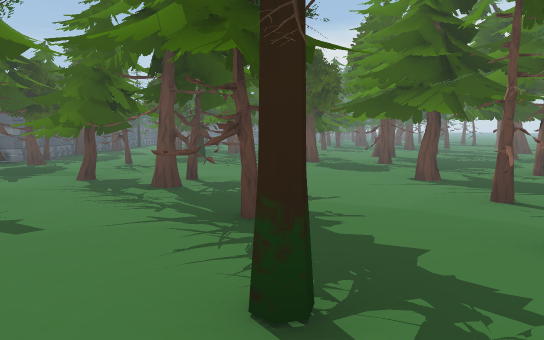
[1] (above)

24 first-person views from a walk through a scene from a Unity 3-D project. The camera is 1.2 m above the floor, tilts 6° down and sees 70° across. The floor is counted in squares, 1.8 m on a side. Each view is taken from the middle of a square. On the plan, view 1 faces up. The plan holds only what a view shows up to about 11 squares ahead; the rest is blank. The place goes on beyond the plan. The player is left out. Some animated figures are not drawn.

[2]
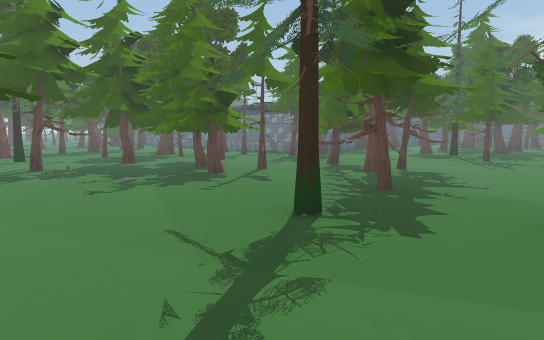

[3]
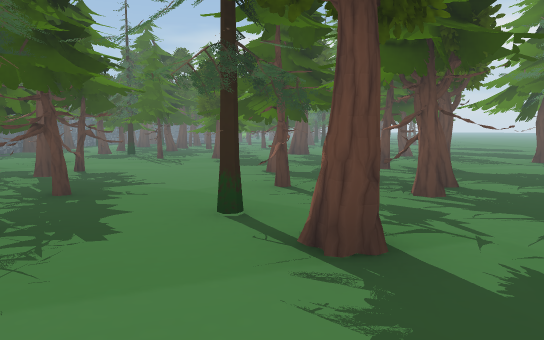

[4]
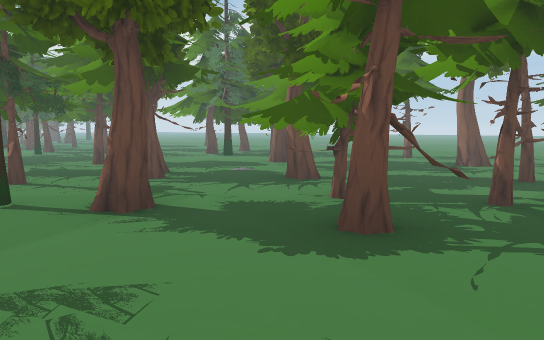

[5]
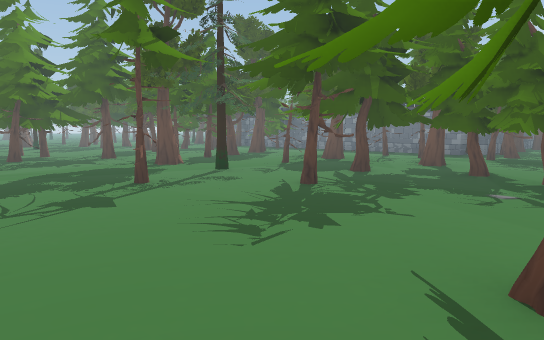

[6]
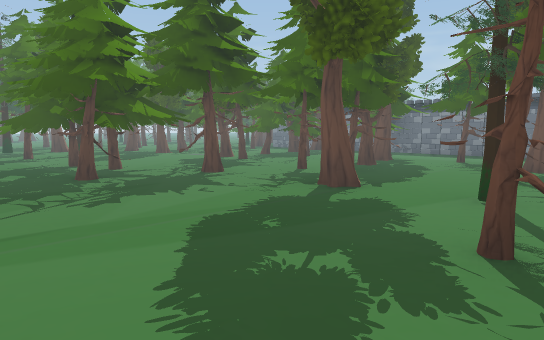

[7]
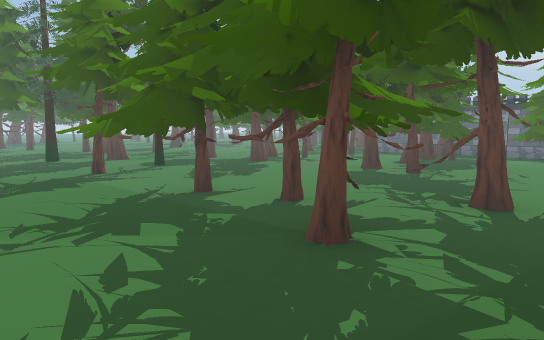

[8]
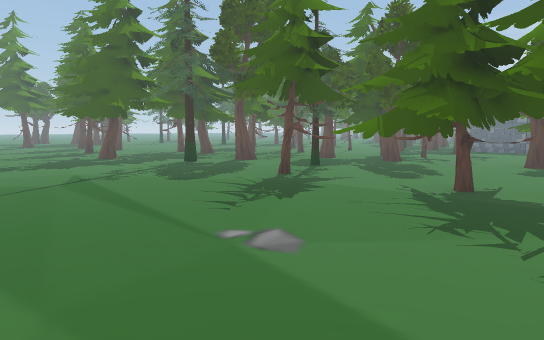

[9]
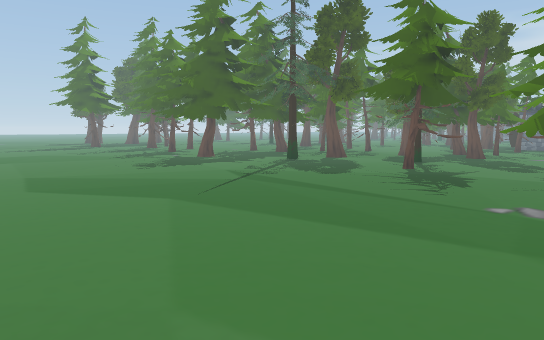

[10]
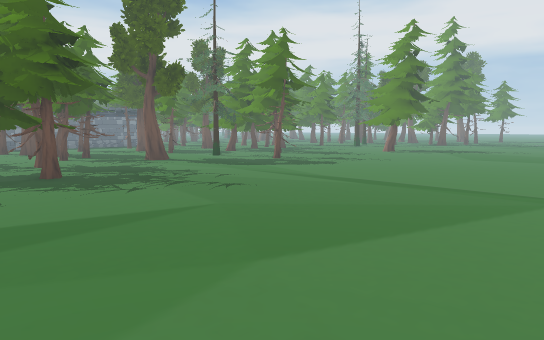

[11]
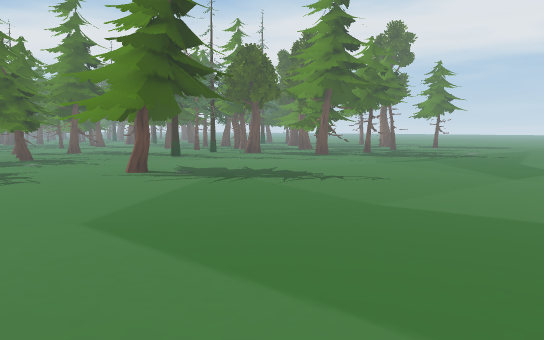

[12]
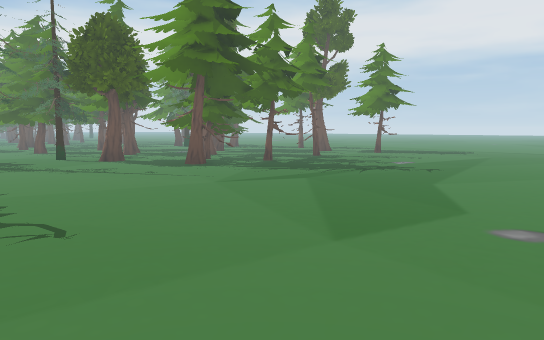

[13]
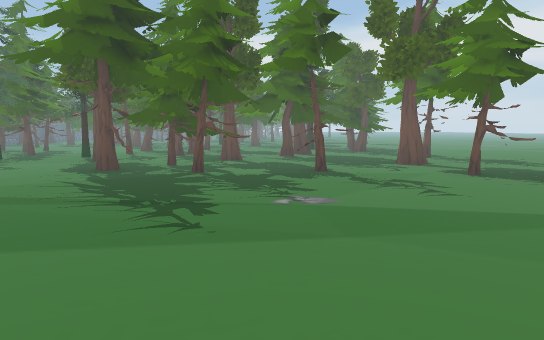

[14]
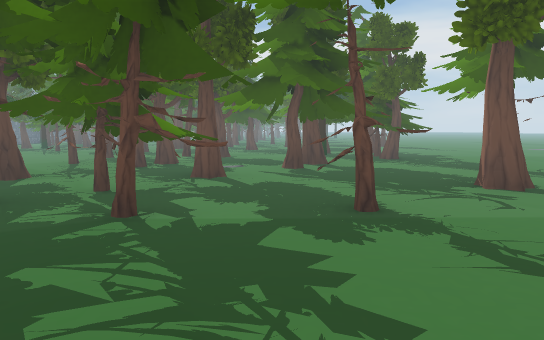

[15]
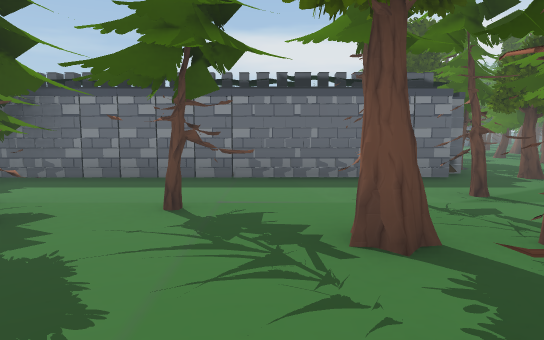

[16]
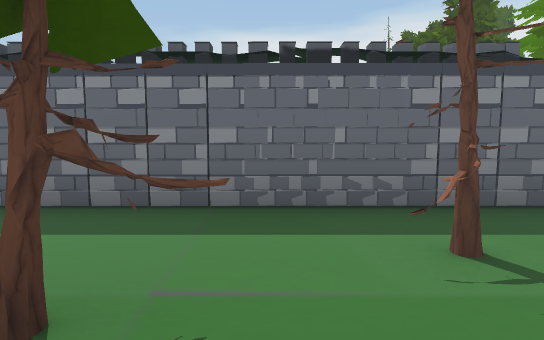

[17]
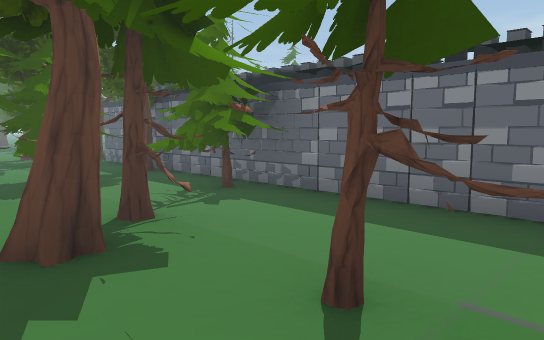

[18]
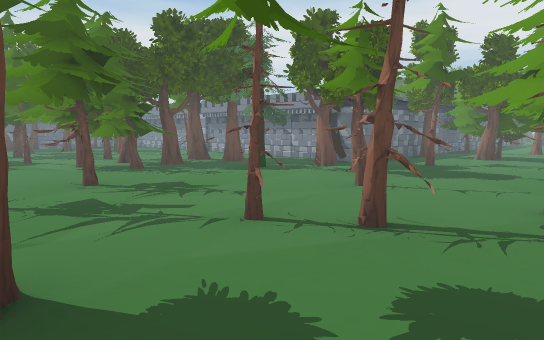

[19]
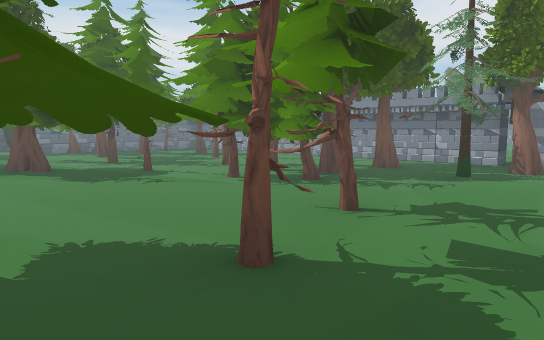

[20]
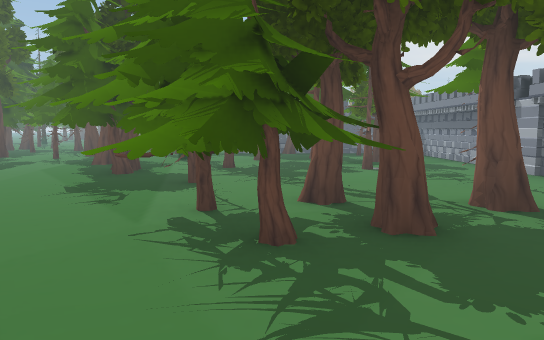

[21]
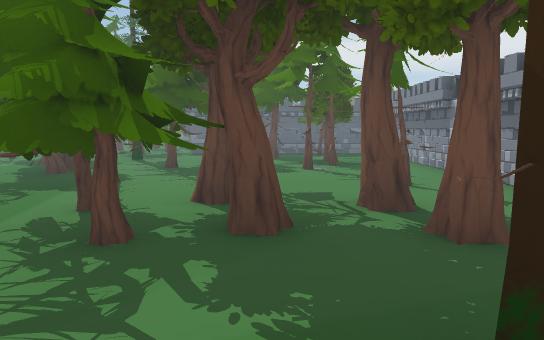

[22]
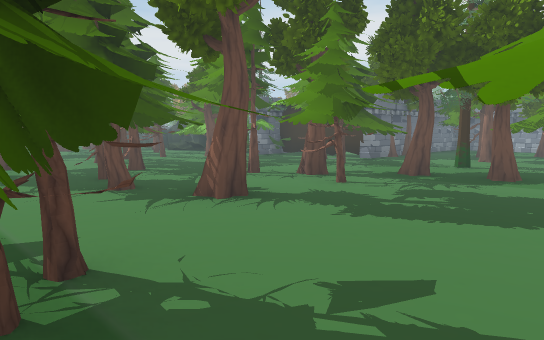

[23]
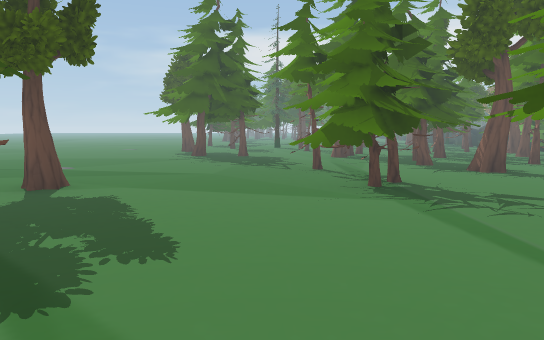

[24]
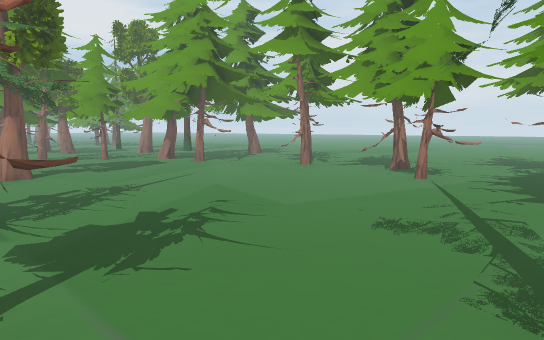

### Floor plan
Key: @ floor where view 1 was taken; # wall or solid block; x gap in a wall; . floor; ^ raised ledge; O other object.
Columns run from 33 left of view 1 to 8 right of it. Each row starts with its distance up from view 1.
 21 O.O.. OOOOO
 20 OOOOxOOOOO###
 19 .O...OOOOO#OO^
 18 .....OOOOOOO#O####
 17 ....OOOO#OOO OOOO#
 16 .......OOOOO OOOO#
 15 ....OO..O..OOOOOO           O
 14 O..OOO....OOOO OO#          OOO
 13  O...OO. .OOOO   #            O OO
 12  ....    .OOO OOO#          OOOOOOO
 11   ...     ..O#OOO#            OOOO...O..O
 10    .      ..OOOOO#          O O#OOO.OO....
  9          O..OOOO #          #OOOOOO.OOOO..
  8         OO.OO.OOOO  O O O  OOOOOO#OO..OO.O
  7          OOO....O##O#OO#####OOOOOOOOO...OO
  6     .OOO .....OOOOOOOOOOOOOOOOOOOOOOOO..OO
  5     O..OO.O.O.O OO OOOOOOOOO .OOOOOOOOO..O
  4    OOO......O.OOOOOOOO.# .OOOO#OOO #OO.OO.
  3      ........OOOOO O#O.OO.OOOOOOOOOOO#OOO.
  2     O.......OO OOO ..OOO..OOOOO...OOOOOOOO
  1     O.O..O#OOOOOOOO OO#.O.OOO...OO.OOOO...
  0      .OO.OOOO#O..OOO#OO...OO#..O.@...OO..O
 -1     OOO#.O#OOOO..OOOOOO...O#..OOO...O#O.OO
 -2      O.....O.O.....OO.........OO..........
 -3       ....................................
 -4       ....................................
 -5       ....................................
 -6       ..    .............................
 -7                  .......    ........   .

Where each view was taken, in squares from view 1:
view 1: 0 up, 0 right, facing up
view 2: 1 down, 2 right, facing up-left
view 3: 1 down, 2 right, facing up
view 4: 2 down, 1 right, facing up-right
view 5: 3 down, 2 left, facing up-left
view 6: 3 down, 6 left, facing up-left
view 7: 3 down, 10 left, facing up-left
view 8: 5 down, 12 left, facing up-left
view 9: 7 down, 13 left, facing up-left
view 10: 7 down, 13 left, facing up-right
view 11: 7 down, 5 left, facing up-right
view 12: 7 down, 1 left, facing up-right
view 13: 7 down, 6 right, facing up
view 14: 4 down, 6 right, facing up
view 15: 2 up, 8 left, facing up
view 16: 4 up, 8 left, facing up
view 17: 4 up, 8 left, facing up-left
view 18: 3 up, 23 left, facing up-right
view 19: 6 up, 24 left, facing up-right
view 20: 7 up, 20 left, facing up
view 21: 7 up, 19 left, facing up
view 22: 13 up, 29 left, facing up-right
view 23: 10 up, 30 left, facing up
view 24: 6 up, 29 left, facing down-right
